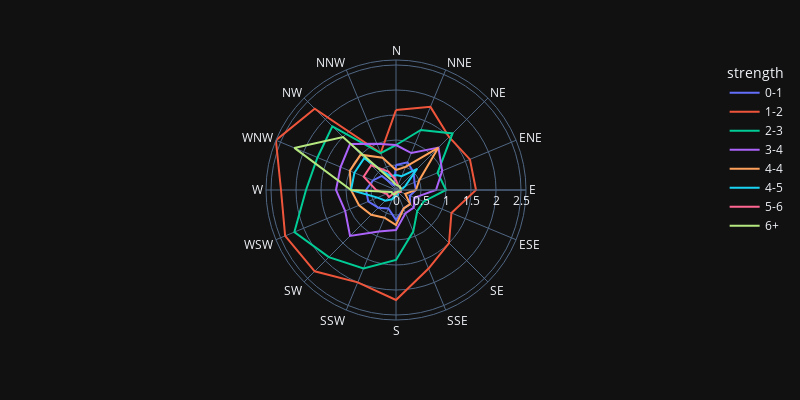

This figure's notebook cell:
### Markdown cell above
### Polar Chart

### Code cell
# Polar charts display data radially 
# Let's plot wind data based on direction and frequency
# You can change size and auto-generate different symbols as well
df_wind = px.data.wind()
px.scatter_polar(df_wind, r="frequency", theta="direction", color="strength",
                size="frequency", symbol="strength")

# Data can also be plotted using lines radially
# A template makes the data easier to see
px.line_polar(df_wind, r="frequency", theta="direction", color="strength",
                line_close=True, template="plotly_dark", width=800, height=400)

### Figure 1 — Plotly figure (JSON) as saved in the notebook; plotly's stock layout.template omitted (floating-point values rounded to 4 significant figures)
{"data": [{"hovertemplate": "strength=0-1<br>frequency=%{r}<br>direction=%{theta}<extra></extra>", "legendgroup": "0-1", "line": {"color": "#636efa", "dash": "solid"}, "marker": {"symbol": "circle"}, "mode": "lines", "name": "0-1", "r": [0.5, 0.6, 0.5, 0.4, 0.4, 0.3, 0.4, 0.4, 0.6, 0.4, 0.5, 0.6, 0.6, 0.5, 0.4, 0.1, 0.5], "showlegend": true, "subplot": "polar", "theta": ["N", "NNE", "NE", "ENE", "E", "ESE", "SE", "SSE", "S", "SSW", "SW", "WSW", "W", "WNW", "NW", "NNW", "N"], "type": "scatterpolar"}, {"hovertemplate": "strength=1-2<br>frequency=%{r}<br>direction=%{theta}<extra></extra>", "legendgroup": "1-2", "line": {"color": "#EF553B", "dash": "solid"}, "marker": {"symbol": "circle"}, "mode": "lines", "name": "1-2", "r": [1.6, 1.8, 1.5, 1.6, 1.6, 1.2, 1.5, 1.7, 2.2, 2, 2.3, 2.4, 2.3, 2.6, 2.3, 0.8, 1.6], "showlegend": true, "subplot": "polar", "theta": ["N", "NNE", "NE", "ENE", "E", "ESE", "SE", "SSE", "S", "SSW", "SW", "WSW", "W", "WNW", "NW", "NNW", "N"], "type": "scatterpolar"}, {"hovertemplate": "strength=2-3<br>frequency=%{r}<br>direction=%{theta}<extra></extra>", "legendgroup": "2-3", "line": {"color": "#00cc96", "dash": "solid"}, "marker": {"symbol": "circle"}, "mode": "lines", "name": "2-3", "r": [0.9, 1.3, 1.6, 0.9, 1, 0.6, 0.6, 0.9, 1.4, 1.7, 1.9, 2.2, 1.8, 1.7, 1.8, 0.8, 0.9], "showlegend": true, "subplot": "polar", "theta": ["N", "NNE", "NE", "ENE", "E", "ESE", "SE", "SSE", "S", "SSW", "SW", "WSW", "W", "WNW", "NW", "NNW", "N"], "type": "scatterpolar"}, {"hovertemplate": "strength=3-4<br>frequency=%{r}<br>direction=%{theta}<extra></extra>", "legendgroup": "3-4", "line": {"color": "#ab63fa", "dash": "solid"}, "marker": {"symbol": "circle"}, "mode": "lines", "name": "3-4", "r": [0.9, 0.8, 1.2, 1, 0.8, 0.4, 0.5, 0.5, 0.8, 0.9, 1.3, 1.1, 1.2, 1.2, 1.3, 1, 0.9], "showlegend": true, "subplot": "polar", "theta": ["N", "NNE", "NE", "ENE", "E", "ESE", "SE", "SSE", "S", "SSW", "SW", "WSW", "W", "WNW", "NW", "NNW", "N"], "type": "scatterpolar"}, {"hovertemplate": "strength=4-4<br>frequency=%{r}<br>direction=%{theta}<extra></extra>", "legendgroup": "4-4", "line": {"color": "#FFA15A", "dash": "solid"}, "marker": {"symbol": "circle"}, "mode": "lines", "name": "4-4", "r": [0.4, 0.5, 1.2, 0.5, 0.4, 0.2, 0.4, 0.4, 0.7, 0.6, 0.7, 0.8, 0.9, 1, 1, 0.7, 0.4], "showlegend": true, "subplot": "polar", "theta": ["N", "NNE", "NE", "ENE", "E", "ESE", "SE", "SSE", "S", "SSW", "SW", "WSW", "W", "WNW", "NW", "NNW", "N"], "type": "scatterpolar"}, {"hovertemplate": "strength=4-5<br>frequency=%{r}<br>direction=%{theta}<extra></extra>", "legendgroup": "4-5", "line": {"color": "#19d3f3", "dash": "solid"}, "marker": {"symbol": "circle"}, "mode": "lines", "name": "4-5", "r": [0.3, 0.3, 0.6, 0.2, 0.1, 0.1, 0.05, 0.1, 0.1, 0.2, 0.3, 0.4, 0.9, 0.9, 0.9, 0.3, 0.3], "showlegend": true, "subplot": "polar", "theta": ["N", "NNE", "NE", "ENE", "E", "ESE", "SE", "SSE", "S", "SSW", "SW", "WSW", "W", "WNW", "NW", "NNW", "N"], "type": "scatterpolar"}, {"hovertemplate": "strength=5-6<br>frequency=%{r}<br>direction=%{theta}<extra></extra>", "legendgroup": "5-6", "line": {"color": "#FF6692", "dash": "solid"}, "marker": {"symbol": "circle"}, "mode": "lines", "name": "5-6", "r": [0.2, 0.1, 0.1, 0.1, 0.1, 0.1, 0.05, 0.05, 0.1, 0.05, 0.2, 0.2, 0.4, 0.7, 0.7, 0.4, 0.2], "showlegend": true, "subplot": "polar", "theta": ["N", "NNE", "NE", "ENE", "E", "ESE", "SE", "SSE", "S", "SSW", "SW", "WSW", "W", "WNW", "NW", "NNW", "N"], "type": "scatterpolar"}, {"hovertemplate": "strength=6+<br>frequency=%{r}<br>direction=%{theta}<extra></extra>", "legendgroup": "6+", "line": {"color": "#B6E880", "dash": "solid"}, "marker": {"symbol": "circle"}, "mode": "lines", "name": "6+", "r": [0.1, 0.1, 0.1, 0.1, 0.1, 0.05, 0.05, 0.05, 0.05, 0.1, 0.1, 0.1, 0.9, 2.2, 1.5, 0.2, 0.1], "showlegend": true, "subplot": "polar", "theta": ["N", "NNE", "NE", "ENE", "E", "ESE", "SE", "SSE", "S", "SSW", "SW", "WSW", "W", "WNW", "NW", "NNW", "N"], "type": "scatterpolar"}], "layout": {"height": 400, "legend": {"title": {"text": "strength"}, "tracegroupgap": 0}, "margin": {"t": 60}, "polar": {"angularaxis": {"direction": "clockwise", "rotation": 90, "type": "category"}, "domain": {"x": [0, 1], "y": [0, 1]}, "radialaxis": {"autorange": true, "range": [0, 2.6], "type": "linear"}}, "width": 800}}
